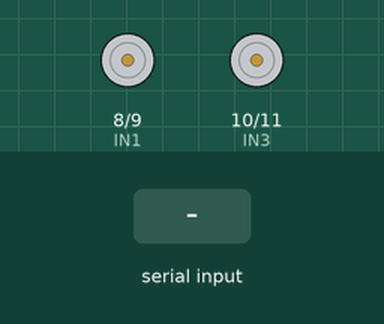
Bench run of a sketch on a simulated Arduino Uno, built with avr-gcc and run on an emulated ATmega328P. Shown: motor-driver pin pairs drawn as motors (green arrow = first pin HIGH = forward, orange = second pin HIGH = backward, longer = more drive). The inputs (shaded band) are chosen by the test bench.

Above: at 1.2 s.
1.3 s: "*go ahead" received over Serial
At 2.4 s:
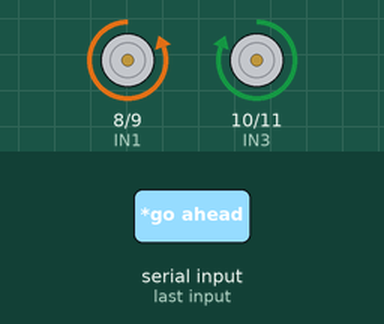
2.8 s: "*go back" received over Serial
At 3.2 s:
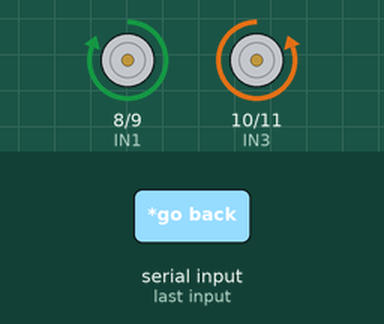
4.3 s: "*turn right" received over Serial
At 5.5 s:
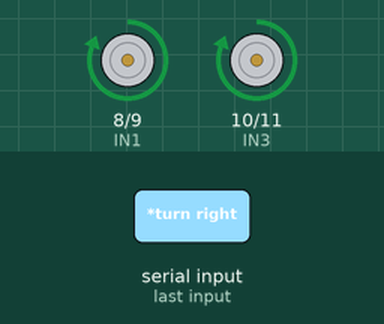
5.9 s: "*turn left" received over Serial
At 6.3 s:
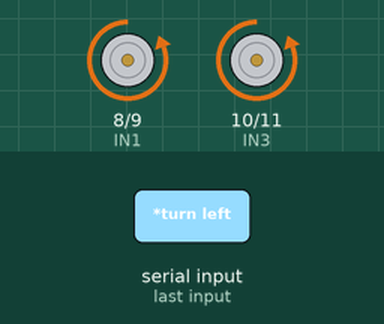
7.5 s: "*stop" received over Serial
At 8.1 s:
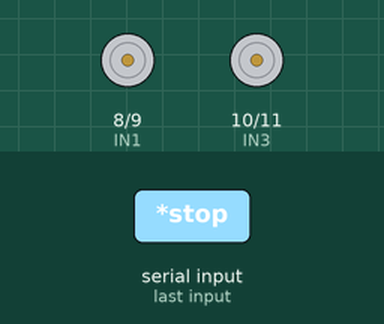
Timing chart, 0 to 10.0 s (numbered marks = the images above; inputs shaded):
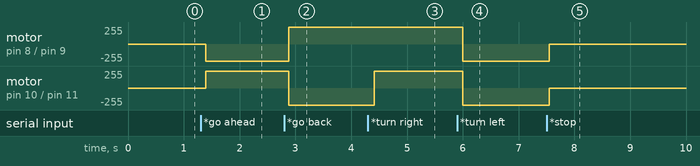

The sketch:

hibot_bluetooth_1.ino
```cpp
const int IN1 = 8;
const int IN2 = 9;
const int IN3 = 10;
const int IN4 = 11;
String voice;
void setup() {
  // put your setup code here, to run once:
 pinMode (IN1, OUTPUT);
   pinMode (IN2, OUTPUT);
   pinMode (IN3, OUTPUT);
   pinMode (IN4, OUTPUT);
    Serial.begin(9600);
}

void loop() {
  // put your main code here, to run repeatedly:

  while (Serial.available()){ //Check if there is an available byte to read
     delay(10); //Delay added to make thing stable
    char c = Serial.read(); //Conduct a serial read
    if (c == '#') {break;} //Exit the loop when the # is detected after the word
    voice += c; //Shorthand for voice = voice + c
  }
  if (voice.length() > 0){
    if(voice == "*go ahead"){
      digitalWrite(IN1, LOW);
  digitalWrite(IN2, HIGH);
  digitalWrite(IN3, HIGH);
  digitalWrite(IN4, LOW);
      }
    else if(voice == "*go back"){
digitalWrite(IN1, HIGH);
  digitalWrite(IN2, LOW);
  digitalWrite(IN3, LOW);
  digitalWrite(IN4, HIGH);
      }
    else if(voice == "*turn right") {
    digitalWrite(IN1, HIGH);
  digitalWrite(IN2, LOW);
  digitalWrite(IN3, HIGH);
  digitalWrite(IN4, LOW);
    }
    else if(voice == "*turn left") {
    digitalWrite(IN1, LOW);
  digitalWrite(IN2, HIGH);
  digitalWrite(IN3, LOW);
  digitalWrite(IN4, HIGH);
    }

    else if(voice == "*stop") {
   digitalWrite(IN1, LOW);
  digitalWrite(IN2, LOW);
  digitalWrite(IN3, LOW);
  digitalWrite(IN4, LOW);
    }

  voice=""; //Reset the variable after initiating
  }
}
```

Measured:
- after the input at 1.3 s, motor on pin 8 (IN1) / pin 9 (IN2): stopped → backward 255/255 after 0.09 s; motor on pin 10 (IN3) / pin 11 (IN4): stopped → forward 255/255 after 0.09 s
- after the input at 2.8 s, motor on pin 8 (IN1) / pin 9 (IN2): backward 255/255 → forward 255/255 after 0.08 s; motor on pin 10 (IN3) / pin 11 (IN4): forward 255/255 → backward 255/255 after 0.08 s
- after the input at 4.3 s, motor on pin 10 (IN3) / pin 11 (IN4): backward 255/255 → forward 255/255 after 0.11 s
- after the input at 5.9 s, motor on pin 8 (IN1) / pin 9 (IN2), motor on pin 10 (IN3) / pin 11 (IN4): forward 255/255 → backward 255/255 after 0.10 s
- after the input at 7.5 s, motor on pin 8 (IN1) / pin 9 (IN2), motor on pin 10 (IN3) / pin 11 (IN4): backward 255/255 → stopped after 0.05 s
